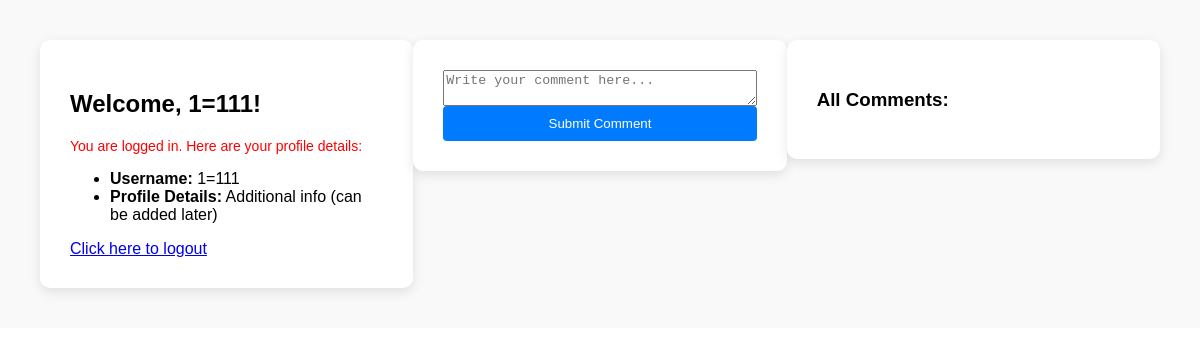
Page /dashboard (signed in) on the earlier database version.
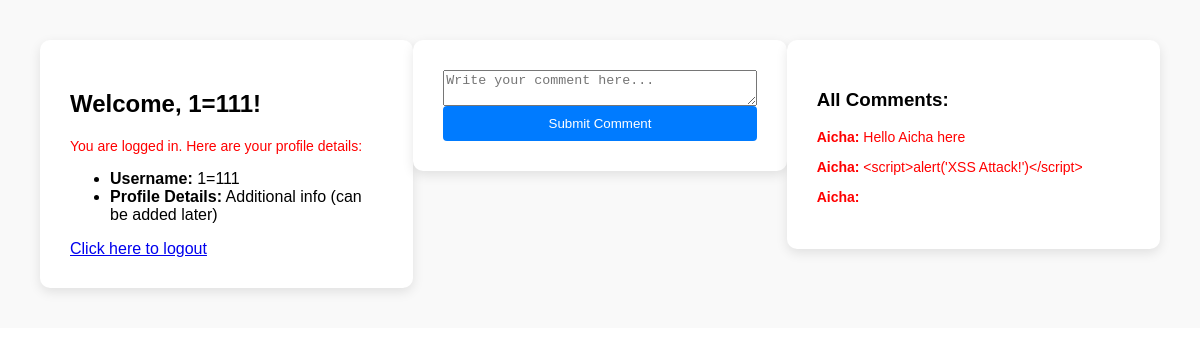
Same page on the later database version.
### app.py (models this page shows)
class User(db.Model, UserMixin):
    id = db.Column(db.Integer, primary_key=True)
    username = db.Column(db.String(20), nullable=False, unique=True)
    password = db.Column(db.String(80), nullable=False)

class Comment(db.Model):
    id = db.Column(db.Integer, primary_key=True)
    text = db.Column(db.Text, nullable=False)
    user_id = db.Column(db.Integer, db.ForeignKey('user.id'), nullable=False)
    user = db.relationship('User', backref='comments')

### app.py (the view)
@app.route('/dashboard', methods=['GET', 'POST'])
@login_required
def dashboard():
    if request.method == 'POST':
        comment_text = request.form.get('comment')  # Get the comment text
        if comment_text:
            new_comment = Comment(text=comment_text, user_id=current_user.id)
            db.session.add(new_comment)
            db.session.commit()
    comments = Comment.query.all()
    return render_template('dashboard.html', comments=comments)

### app.py (called while the page is built)
@login_manager.user_loader
def load_user(user_id):
    return User.query.get(int(user_id))

### templates/dashboard.html (shortened to what this page needs)
<!DOCTYPE html>
<html lang="en">
<head>
    <link rel="stylesheet" href="{{ url_for('static', filename='css/styles.css') }}">
</head>
<body>
    <main>
    <section>
    <h1>Welcome, {{ current_user.username }}!</h1>
    <p>You are logged in. Here are your profile details:</p>
    <ul>
        <li><strong>Username:</strong> {{ current_user.username }}</li>
        <li><strong>Profile Details:</strong> Additional info (can be added later)</li>
    </ul>
    <a href="{{ url_for('logout') }}">Click here to logout</a>
</section>
<section>
    <form method="POST">
        <textarea name="comment" placeholder="Write your comment here..."></textarea>
        <button type="submit">Submit Comment</button>
    </form>
</section>
<section>
    <h3>All Comments:</h3>
    {% for c in comments %}
        <p><strong>{{ c.user.username }}:</strong> {{ c.text|safe }}</p>
    {% endfor %}
</section>
</main>
</body>
</html>

### static/css/styles.css (style rules this page uses)
body { font-family: Arial, sans-serif; background-color: white; margin: 0; padding: 0; display: flex; }
form { display: flex; flex-direction: column; }
button { padding: 10px; background-color: #007BFF; color: white; border: none; border-radius: 4px; cursor: pointer; }
p { color: red; font-size: 14px; }
main { flex-grow: 1; padding: 40px; background-color: #f9f9f9; display: flex; justify-content: center; align-items: flex-start; }
main > section { background-color: white; padding: 30px; border-radius: 10px; box-shadow: 0 4px 12px rgba(0, 0, 0, 0.1); width: 100%; max-width: 1000px; }
main h1 { margin-bottom: 20px; }

Differences in the rows shown:
added Comment: user.username "Aicha", text "Hello Aicha here"
added Comment: user.username "Aicha", text "<script>alert('XSS Attack!')</script>"
added Comment: user.username "Aicha"
